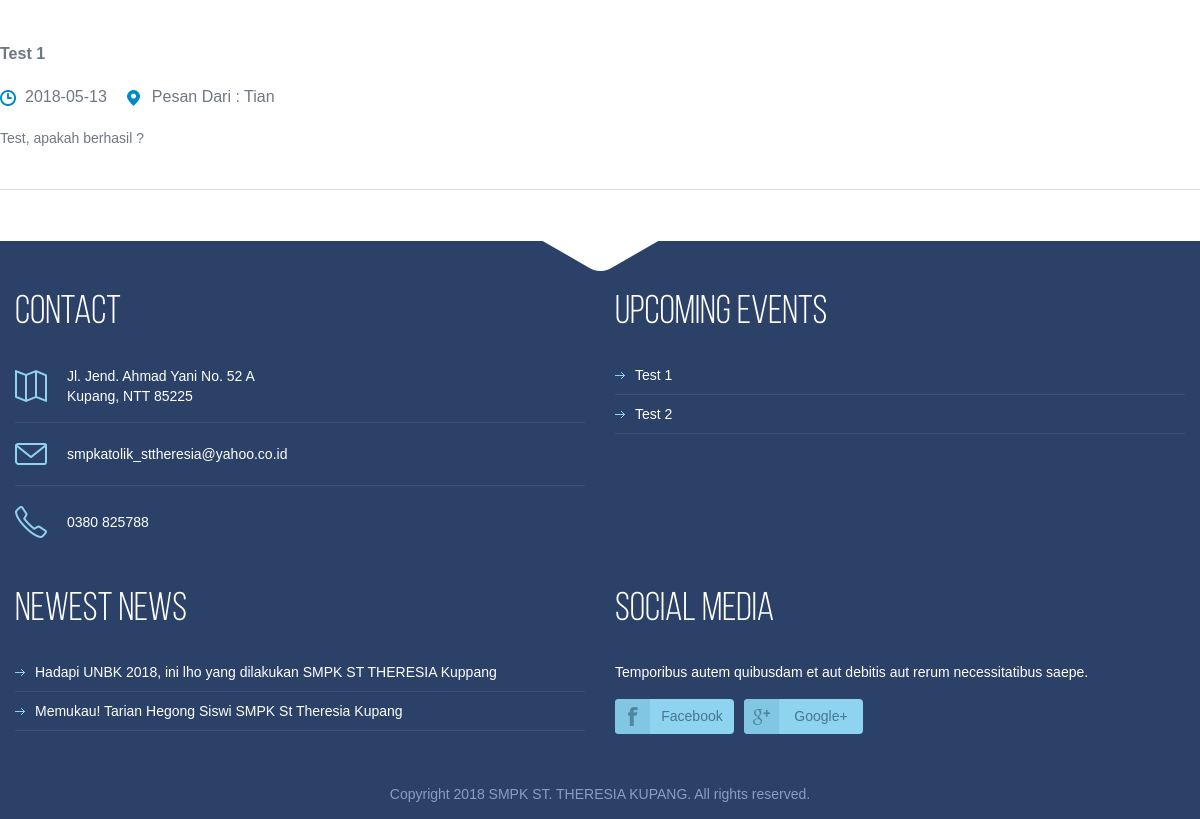
The page /pages/news (lower part) on the database as committed earlier.
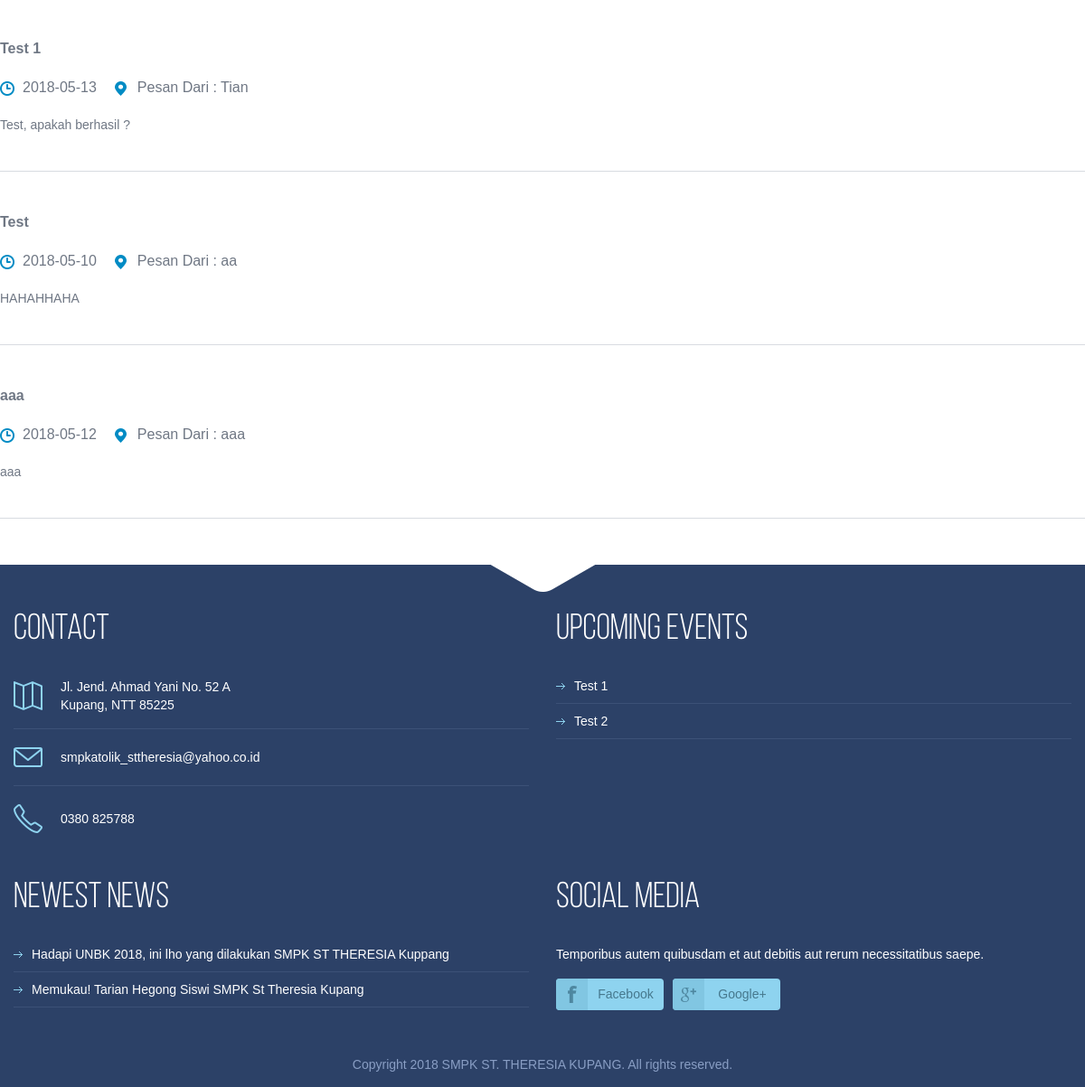
The same page on the database as committed later.
### tables this page shows
CREATE TABLE `info` (
  `id` int(10) NOT NULL,
  `newsTitle` varchar(150) NOT NULL,
  `newsBody` text NOT NULL,
  `newsDate` date NOT NULL,
  `newsAuthor` varchar(100) NOT NULL,
  `timeStamp` timestamp NOT NULL DEFAULT current_timestamp() ON UPDATE current_timestamp()
);

CREATE TABLE `event` (
  `id` int(10) NOT NULL,
  `eventTitle` varchar(100) NOT NULL,
  `eventBody` text NOT NULL,
  `eventDate` date NOT NULL,
  `eventTime` time NOT NULL,
  `eventLocation` varchar(100) NOT NULL,
  `timeStamp` timestamp NOT NULL DEFAULT current_timestamp() ON UPDATE current_timestamp()
);

### application/controllers/pages.php (called while the page is built, shortened)
<?php
class Pages extends CI_Controller {
        public function news($page = 'news'){
                $data['title'] = ucfirst($page);
                $this->load->model('news_model');
                $data['newss'] = $this->news_model->select_news();
                $data['latestNews'] = $this->news_model->select_news_two_nearest();
                $this->load->model('event_model');
                $data['upcomingEvent'] = $this->event_model->select_events_four_nearest();
                $this->load->helper('url');
                $this->load->view('pages/'.$page, $data);
        }
}
?>

### index.php (called while the page is built, shortened)
<?php
require_once BASEPATH.'core/CodeIgniter.php';

### application/models/News_model.php (called while the page is built, shortened)
<?php
    class News_model extends CI_Model
    {
        public function select_news()
        {
            $query = $this->db->get('info');
            return $query->result();
        }
        public function select_news_two_nearest()
        {
            $this->db->order_by('newsDate', 'ASC');
            $this->db->limit(2);
            $query = $this->db->get('info');
            return $query->result();
        }
    }
?>

### application/models/Event_model.php (called while the page is built, shortened)
<?php
    class Event_model extends CI_Model
    {
        public function select_events_four_nearest()
        {
            $this->db->order_by('eventDate', 'ASC');
            $this->db->limit(4);
            $query = $this->db->get('event');
            return $query->result();
        }
    }
?>

### application/views/pages/news.php (the view, shortened to what this page needs)
<!DOCTYPE html>
 <html lang="en">
<head>
	<link rel="stylesheet" media="all" href="<?php echo base_url(); ?>assets/css/style.css">
</head>
<body>
	<div class="content">
		<div class="container">
			<div class="container">
				<section class="posts-con">
					<?php
						if (isset($newss)) {
							foreach ($newss as $news) {
								echo "
									<article>
										<div class='info'>
											<h3>$news->newsTitle</h3>
											<p class='info-line'><span class='time'>$news->newsDate</span><span class='place'>Pesan Dari : $news->newsAuthor</span></p>
											<p>$news->newsBody</p>
										</div>
									</article>
								";
							}
						}
					?>
				</section>
			</div>
		</div>
	</div>
	<?php include ('footer.php') ?>
</body>
</html>

### application/views/pages/footer.php (shortened to what this page needs)
<footer id="footer">
    <div class="container">
        <section>
            <article class="col-1">
                <h3>Contact</h3>
                <ul>
                    <li class="address"><a href="#">Jl. Jend. Ahmad Yani No. 52 A<br>Kupang, NTT 85225</a></li>
                    <li class="mail"><a href="#">smpkatolik_sttheresia@yahoo.co.id</a></li>
                    <li class="phone last"><a href="#">0380 825788</a></li>
                </ul>
            </article>
            <article class="col-2">
                <h3>Upcoming Events</h3>
                <ul>
                    <section class="posts-con">
    					<?php
    						if (isset($upcomingEvent)) {
    							foreach ($upcomingEvent as $event) {
    								echo "
    									<li>
    											<a href='events'>$event->eventTitle</a>
    									</li>
    								";
    							}
    						}
    					?>
    				</section>
                </ul>
            </article>
        <article class="col-2">
            <h3>Newest News</h3>
            <ul>
                <section class="posts-con">
                    <?php
                        if (isset($latestNews)) {
                            foreach ($latestNews as $news) {
                                echo "
                                    <li>
                                            <a href='events'>$news->newsTitle</a>
                                    </li>
                                ";
                            }
                        }
                    ?>
                </section>
            </ul>
        </article>
            <article class="col-3">
                <h3>Social media</h3>
                <p>Temporibus autem quibusdam et aut debitis aut rerum necessitatibus saepe.</p>
                <ul>
                    <li class="facebook"><a href="https://www.facebook.com/pages/Smpk-St-Theresia/160440924023924?ref=br_rs">Facebook</a></li>
                    <li class="google-plus"><a href="https://plus.google.com/100433186432864202955">Google+</a></li>
                </ul>
            </article>
        </section>
        <p class="copy">Copyright 2018 SMPK ST. THERESIA KUPANG. All rights reserved.</p>
    </div>
</footer>

Rows that differ between the two databases and show on the page:
added info: newsTitle "Test", newsDate "2018-05-10", newsAuthor "aa", newsBody "HAHAHHAHA"
added info: newsTitle "aaa", newsDate "2018-05-12", newsAuthor "aaa", newsBody "aaa"
